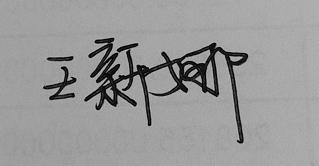
#> input picture images/1.jpg, 319 x 166 px
$ python cli.py images/1.jpg
#> lines starting #> are read from the running program, lines starting #| are printed output that depends on the picture; after the words box and inside, x2 and y2 are one past the last pixel; in counts of white or black regions, pixels touching at a corner belong together
#> further down, img is the input picture: PIL image 319x166 L; min 0, max 205, mean 152.6
### lib.py
def binaryzation(img, threshold=100, alpha=False):
    """图片二值化
    :param img: Image.open()
    :param threshold: 自定义灰度界限，大于这个值为黑色，小于这个值为白色
    :param alpha: 是否将白色部分转为透明
    """
#> called with threshold = 100, alpha = True
    # 模式L”为灰色图像，它的每个像素用8个bit表示，0表示黑，255表示白，其他数字表示不同的灰度。
    img = img.convert('L')
    img = img.point([int(i >= threshold) for i in range(256)], '1')
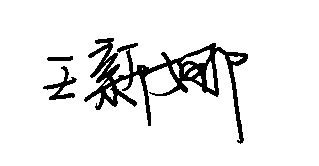
#> img: PIL image 319x166 1; 92.1% white; 3 black regions, box (x1, y1, x2, y2) and area: (84, 38, 248, 144) 3733, (43, 66, 77, 100) 350, (47, 56, 73, 61) 103

    if alpha:
        # 白色部分转透明
        img = img.convert('RGBA')
#> img: PIL image 319x166 RGBA
        for w in range(img.width):
            for h in range(img.height):
                dot = (w, h,)
                color = img.getpixel(dot)
                if color[:3] == (255, 255, 255):
                    img.putpixel(dot, (255, 255, 255, 0))
    return img

### cli.py
import os
import sys

from PIL import Image

from lib import binaryzation

if __name__ == '__main__':
    threshold = 100
    alpha = True
    if len(sys.argv) >= 2:
        for file_path in sys.argv[1:]:
            if os.path.isfile(file_path) and file_path.lower().endswith(('.png', '.jpg', '.jpeg')):
                try:
                    input_file = os.path.realpath(file_path)
                    img = Image.open(input_file)
                    img = binaryzation(img, threshold=threshold, alpha=alpha)
                    if alpha:
                        output_dir, output_file_ext = os.path.split(input_file)
                        output_file_no_ext = os.path.splitext(output_file_ext)[0]
                        img.save(os.path.join(output_dir, output_file_no_ext + '.png'))
                    else:
                        img.save(input_file)
                except Exception as e:
                    print(e)
    else:
        print('Just drag image files onto this script.')
